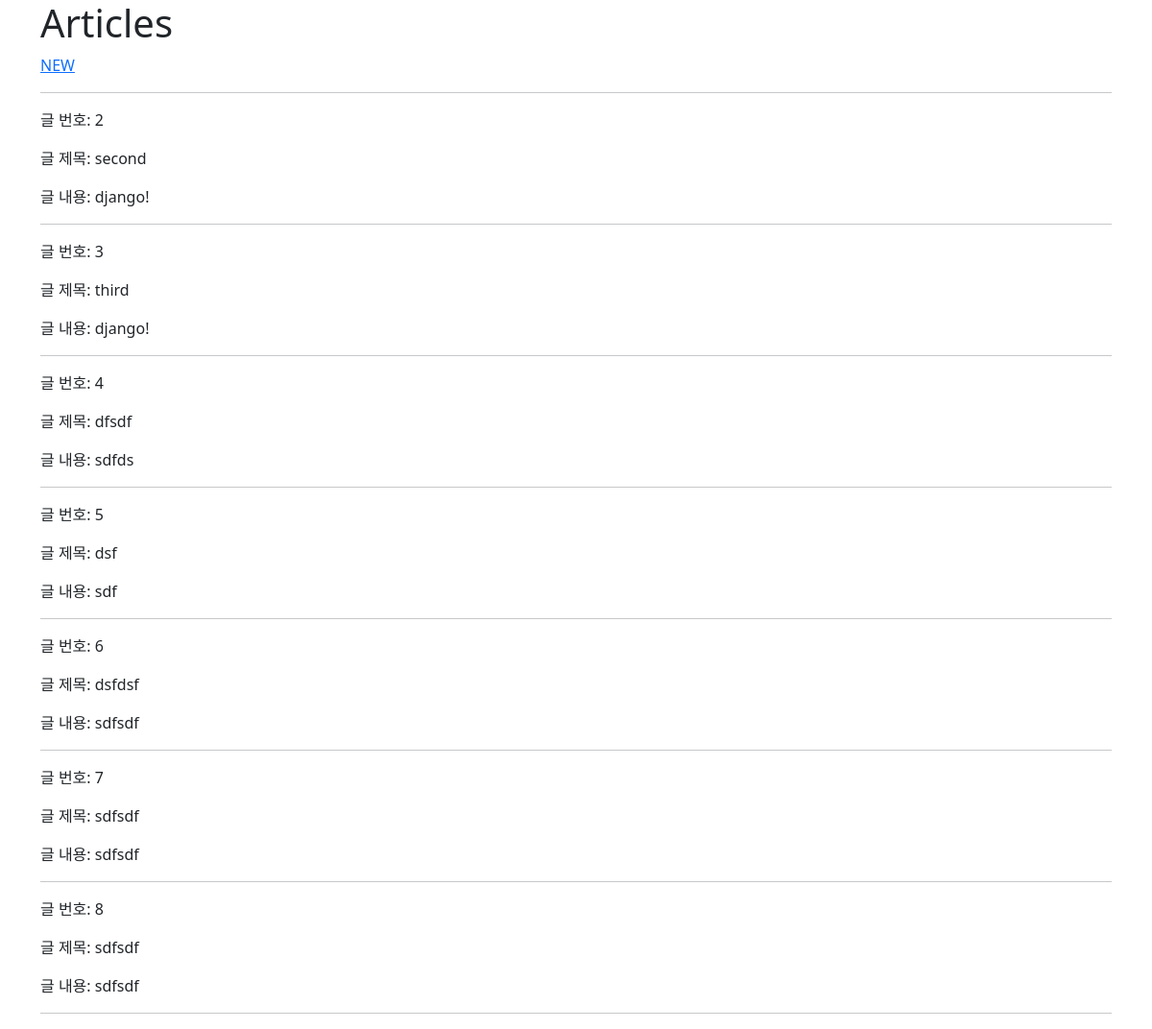
The app's page /articles/ with its own data.
### articles/models.py (models this page shows, shortened)
class Article(models.Model):
    title = models.CharField(max_length=10)
    content = models.TextField()
    created_at = models.DateTimeField(auto_now_add=True)
    updated_at = models.DateTimeField(auto_now=True)

### articles/views.py (the view)
# urls.py: path('', views.index, name='index'),
def index(request):
    articles = Article.objects.all()
    context = {
        'articles':articles,
    }
    return render(request, 'articles/index.html', context)

### articles/templates/articles/index.html
{% extends 'base.html' %}
{% block content %}
  <h1>Articles</h1>
  <a href="{% url 'articles:new' %}">NEW</a>
  <hr>
  {% for article in articles %}
    <p>글 번호: {{ article.pk }}</p>
    <p>글 제목: {{ article.title }}</p>
    <p>글 내용: {{ article.content }}</p>
    <hr>
  {% endfor %}
{% endblock content %}

### templates/base.html (shortened to what this page needs)
<!DOCTYPE html>
<html lang="en">
<head>
  <link href="https://cdn.jsdelivr.net/npm/bootstrap@5.2.0-beta1/dist/css/bootstrap.min.css" rel="stylesheet">
</head>
<body>
  <div class="container">
    {% block content %}
    {% endblock content %}
  </div>
</body>
</html>

### records on screen
Article: pk "2", title "second", content "django!"
Article: pk "3", title "third", content "django!"
Article: pk "4", title "dfsdf", content "sdfds"
Article: pk "5", title "dsf", content "sdf"
Article: pk "6", title "dsfdsf", content "sdfsdf"
Article: pk "7", title "sdfsdf", content "sdfsdf"
Article: pk "8", title "sdfsdf", content "sdfsdf"
